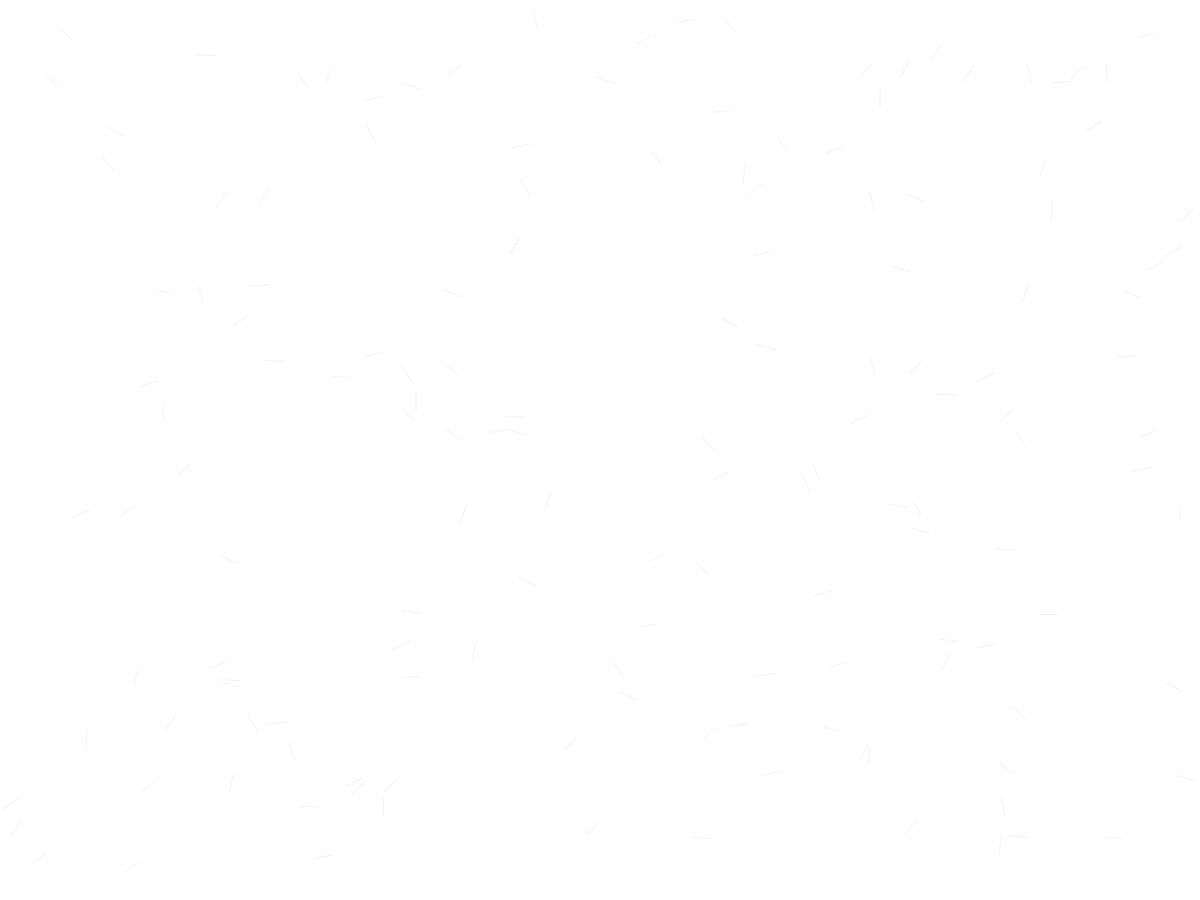
Frame 1 (no input)
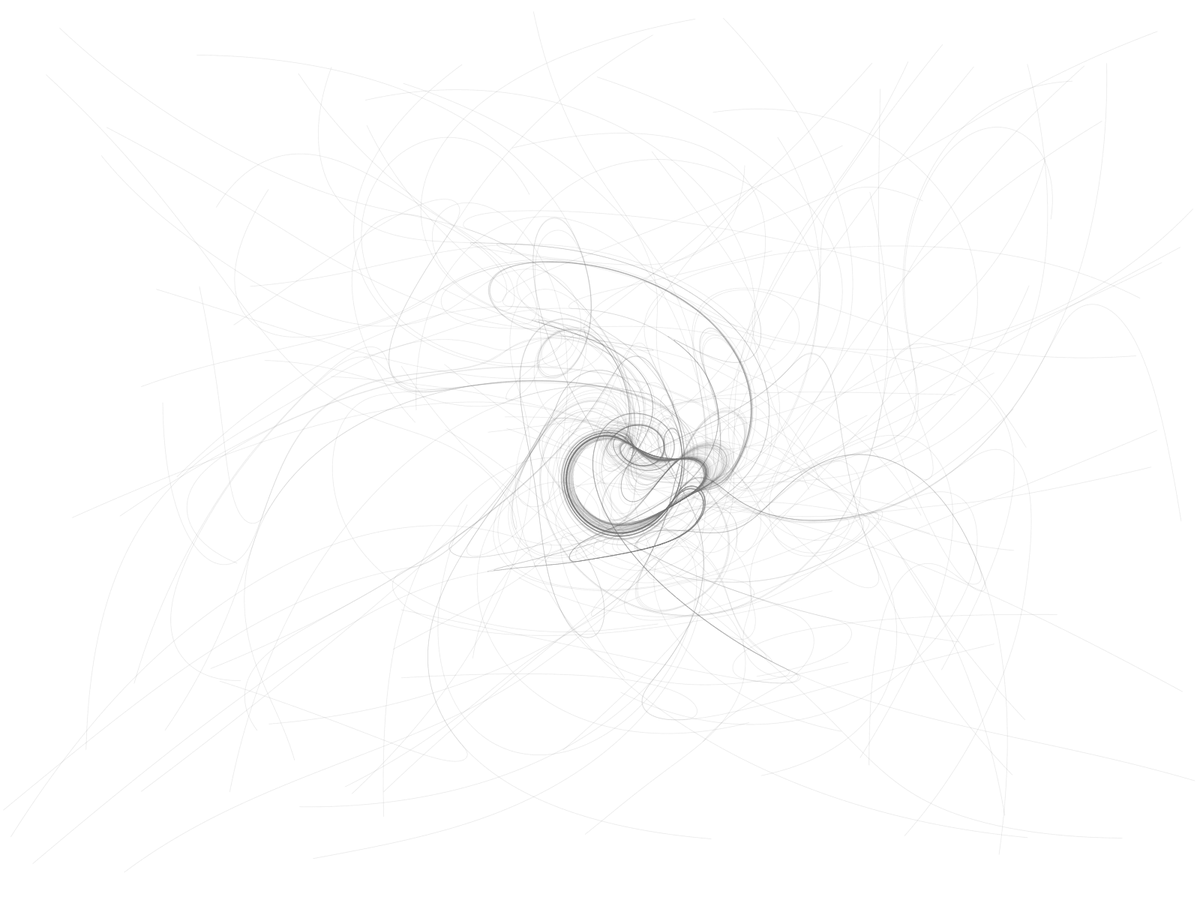
Frame 60 (the mouse pressed at the canvas centre just before this capture)
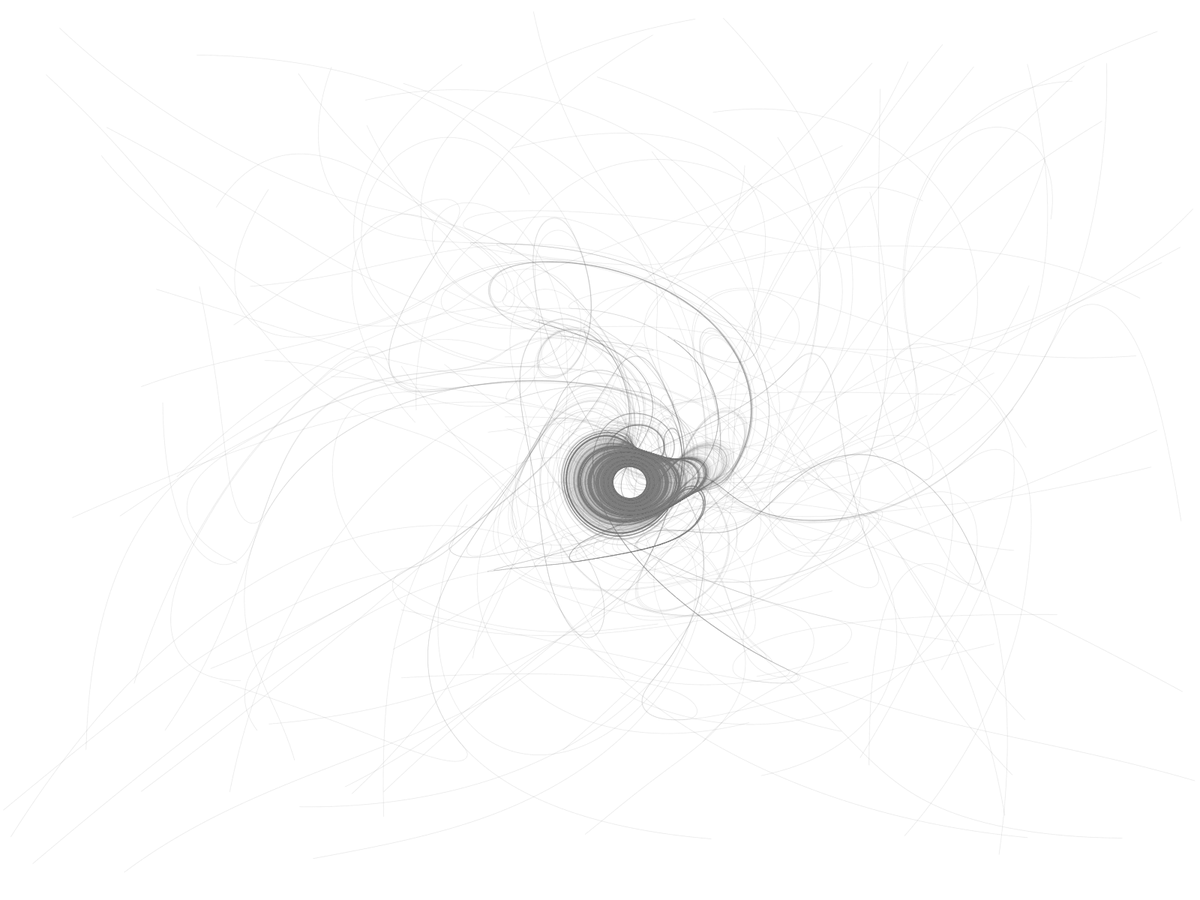
Frame 120 (the mouse held since frame 60 and released just before this capture)

The Processing sketch that drew these frames (run headless with seeded random() and noise(); from frame 60 on, the mouse is pressed at the canvas centre):

// Processing sketch: PursuitCurves2D
// ── PursuitCurves2D.pde
class Follower {
  PVector pos;
  color col;
  int followIndex;
  Follower(float x, float y, int index) {
    x=random(width);
    y=random(height);
    pos=new PVector(x, y);
    colorMode(HSB, 100);
    col=color(random(100), 75, 100, 10);
    colorMode(RGB, 255);
    col=color(100,10);
  }
  void update(PVector target, float speed) {
    if (PVector.dist(pos, target)<1)return;
    PVector dir=PVector.sub(target, pos);
    //dir.mult(0.01);
    dir.setMag(speed);
    pos.add(dir);
  }
  void display() {
    fill(col);
    noStroke();
    //stroke(col);
    //set(round(pos.x),round(pos.y),col);
    float r=1;
    ellipse(pos.x, pos.y, r, r);
  }
}
ArrayList<Follower>followers;
Follower a;
void setup() {
  //size(500,500);
  fullScreen();
  followers=new ArrayList<Follower>();
  a=new Follower(width/2, height/2, 499);
  for (int i=0; i<150; i++) {
    //followers.add(new Follower(0, 0, (i+1)%500));
    followers.add(new Follower(0,0,int(random(150))));
  }

  background(255);
}
void draw() {
  for (int num=0; num<100; num++) {
    float speed=0.25;
    float t=frameCount*0.05;
    //a.update(new PVector(width/2+200*cos(t),height/2+200*sin(t)),5);
    //a.update(new PVector(mouseX,mouseY),5);
    for (int i=1; i<followers.size(); i++) {
      followers.get(i).update(followers.get(i-1).pos, speed);
      followers.get(i).display();
    }
    followers.get(0).update(followers.get(followers.size()-1).pos, speed);
    followers.get(0).display();
  }
}
